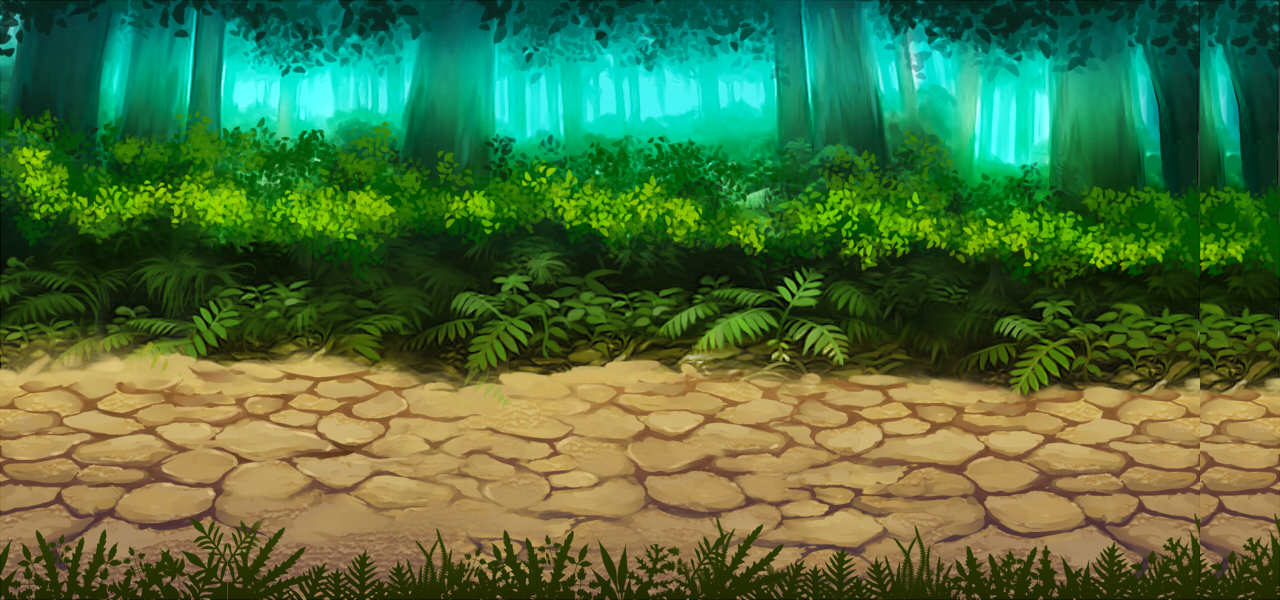

This game map was drawn from its Tiled (.tmx) file and the tilesets committed beside it. A one-line description and the trimmed map source follow:
An orthogonal 16x10 tile map with 80x60 px tiles, 1 tile layer (block) and 2 objects.

<map version="1.0" orientation="orthogonal" width="16" height="10" tilewidth="80" tileheight="60">
 <tileset firstgid="1" name="132807580832" tilewidth="80" tileheight="60">
  <image source="132807580832.jpg" width="1200" height="600" />
 </tileset>
 <layer name="block" width="16" height="10">
  <data>[160 cells, 160 non-empty, 150 distinct tile ids]</data>
 </layer>
 <objectgroup name="fighter" width="16" height="10">
  <object x="38" y="438" />
  <object x="1154" y="434" />
 </objectgroup>
</map>